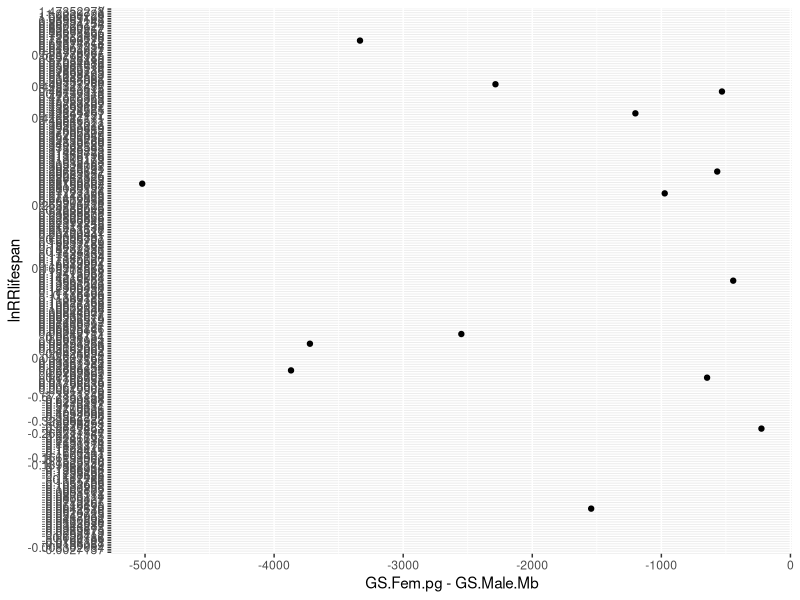

Generate this figure with R:
library(tidyverse)

data <- read.csv("practice.csv")

ggplot(data, aes(x=GS.Fem.pg - GS.Male.Mb, y=lnRRlifespan,)) +
  geom_point()
